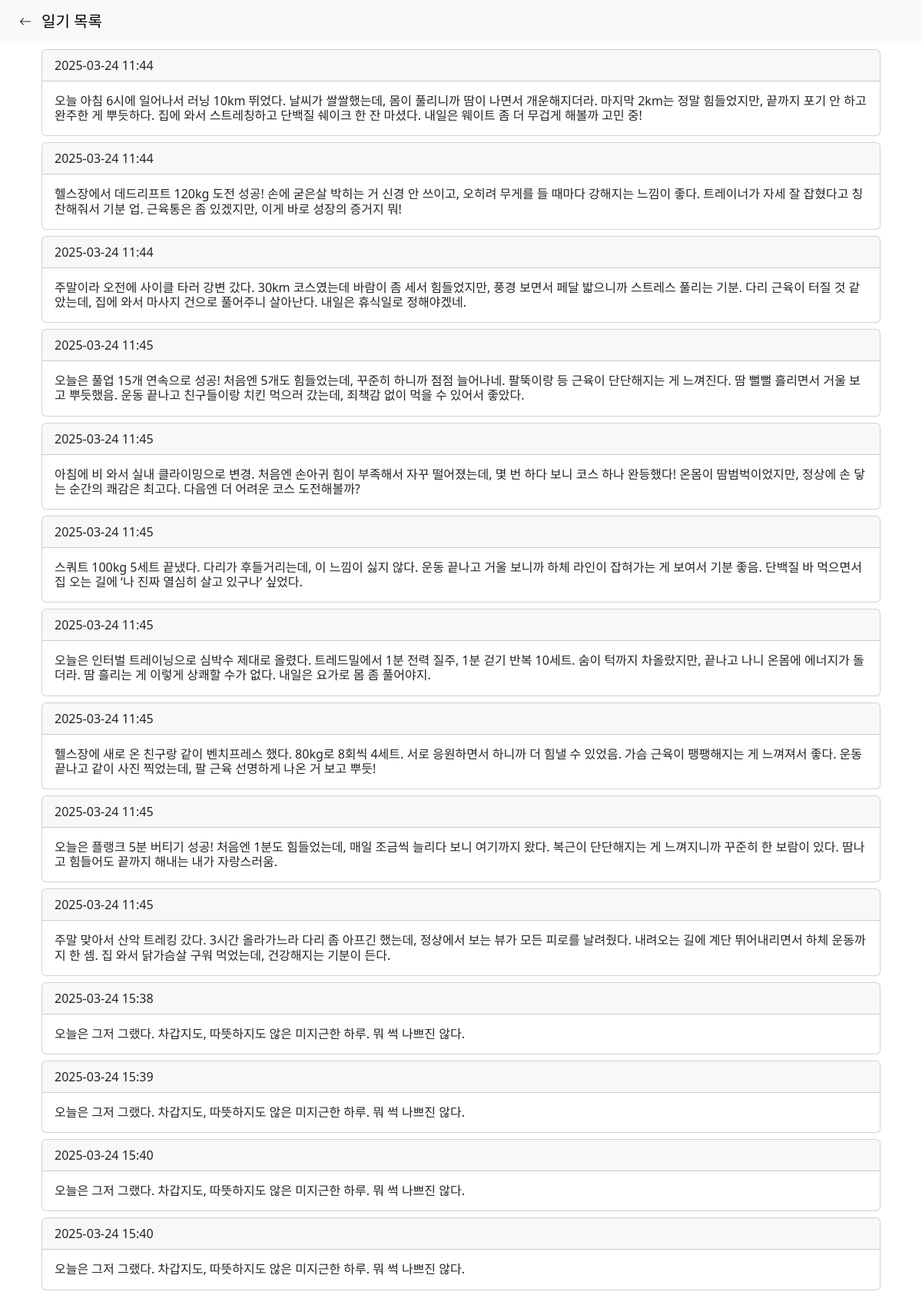
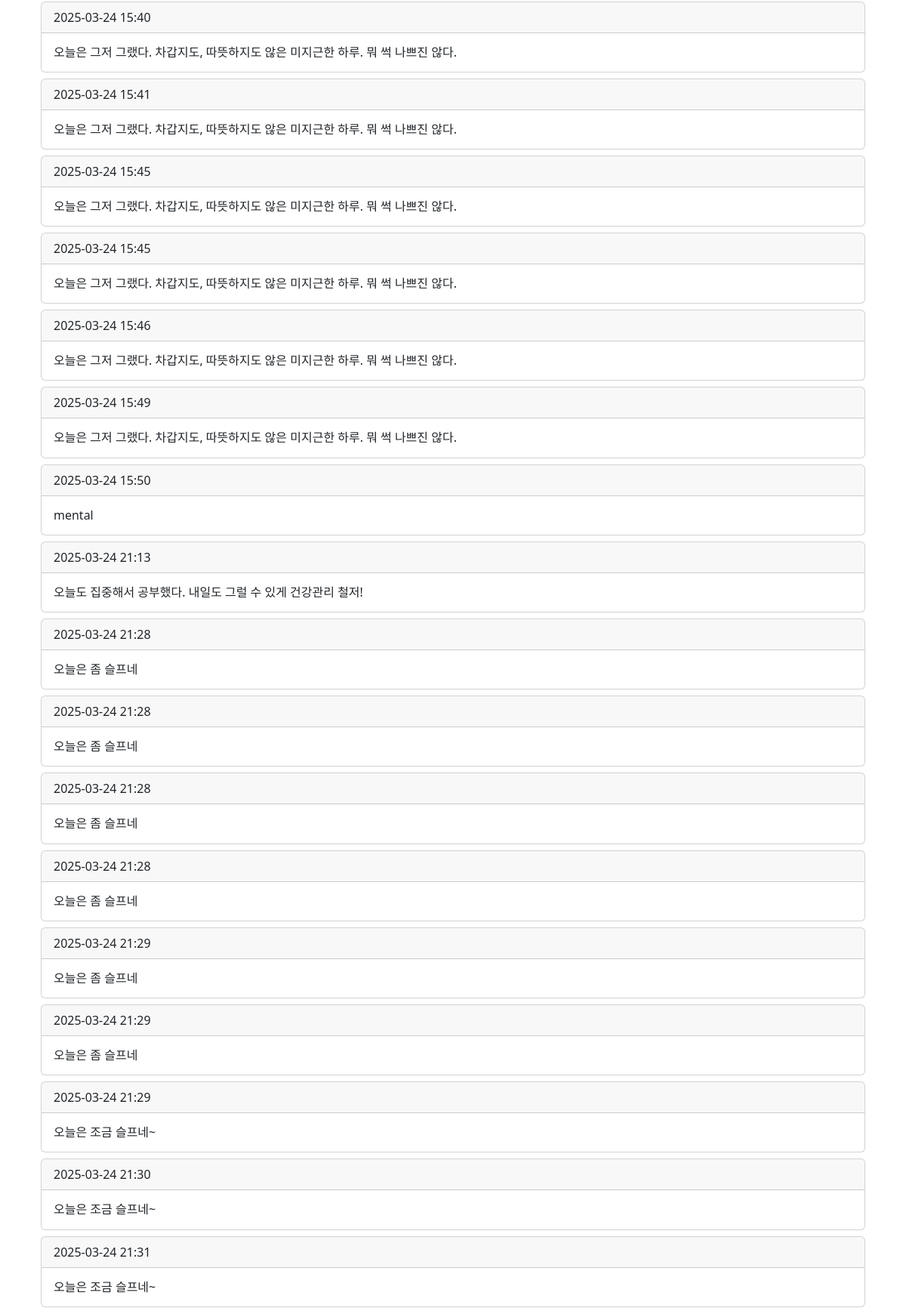
Screenshot of /browse (upper part) with the database file from the repository (2 pictures, top to bottom).
### tables this page shows
CREATE TABLE logs 
              (id INTEGER PRIMARY KEY AUTOINCREMENT,
              user_id INTEGER, 
              user_input TEXT, 
              encouragement TEXT, 
              advice TEXT, 
              physical INTEGER, 
              knowledge INTEGER, 
              mental INTEGER,
              v_index INTEGER,
              timestamp TEXT);

### app.py (the view)
@app.route('/browse', methods=['GET'])
def browse():
    logs = db.get_logs(user_id)
    return render_template('browse.html', logs=logs)

### db.py (called while the page is built)
def get_logs(user_id):
    conn = sqlite3.connect('database.db')
    c = conn.cursor()
    c.execute('''
        SELECT user_input, encouragement, advice, physical, knowledge, mental, timestamp
        FROM logs
        WHERE user_id = ?;
    ''', (int(user_id),))
    result = c.fetchall()
    conn.close()
    return [row for row in result]

### templates/browse.html (shortened to what this page needs)
<!DOCTYPE html>
<html lang="en">
<head>
    <link href="{{url_for('static', filename = 'vendor/bootstrap/css/bootstrap.min.css')}}" rel="stylesheet">
    <link href="{{url_for('static', filename = 'vendor/bootstrap-icons/bootstrap-icons.css')}}" rel="stylesheet">
</head>
<body>
    <nav class="navbar navbar-expand-lg navbar-light bg-light fixed-top">
        <div class="container-fluid">
            <div class="d-flex align-items-center">
                <button class="btn" onclick="location.href='/'">
                    <i class="bi bi-arrow-left"></i>
                </button>
                <a class="navbar-brand" href="#">일기 목록</a>
            </div>
        </div>
    </nav>
    <div class="container p-3 p-md-6" style="margin-top: 40px">
        {% for log in logs %}
        <div class="card m-2" data-bs-toggle="modal" data-bs-target="#cardModal">
            <div class="card-header">{{log[6][:10]}} {{log[6][11:16]}}</div>
            <div class="card-body">
                <h6 class="card-text mx-auto">{{log[0]}}</h6>
            </div>
        </div>
        {% endfor %}
    </div>
</body>
</html>

### rows the page displays
logs: timestamp "2025-03-24", timestamp "11:44", user_input "오늘 아침 6시에 일어나서 러닝 10km 뛰었다. 날씨가 쌀쌀했는데, 몸이 풀리니까 땀이 나면서 개운해지더라. 마지막 2km는 정말 힘들었지만, 끝까지 포기 안 하고 완주한 게 뿌듯하다. 집에 와서 스트레칭하고 단백질 쉐이크 한 잔 마셨다. 내일은 웨이트 좀 더 무겁게 해볼까 고민 중!"
logs: timestamp "2025-03-24", timestamp "11:44", user_input "헬스장에서 데드리프트 120kg 도전 성공! 손에 굳은살 박히는 거 신경 안 쓰이고, 오히려 무게를 들 때마다 강해지는 느낌이 좋다. 트레이너가 자세 잘 잡혔다고 칭찬해줘서 기분 업. 근육통은 좀 있겠지만, 이게 바로 성장의 증거지 뭐!"
logs: timestamp "2025-03-24", timestamp "11:44", user_input "주말이라 오전에 사이클 타러 강변 갔다. 30km 코스였는데 바람이 좀 세서 힘들었지만, 풍경 보면서 페달 밟으니까 스트레스 풀리는 기분. 다리 근육이 터질 것 같았는데, 집에 와서 마사지 건으로 풀어주니 살아난다. 내일은 휴식일로 정해야겠네."
logs: timestamp "2025-03-24", timestamp "11:45", user_input "오늘은 풀업 15개 연속으로 성공! 처음엔 5개도 힘들었는데, 꾸준히 하니까 점점 늘어나네. 팔뚝이랑 등 근육이 단단해지는 게 느껴진다. 땀 뻘뻘 흘리면서 거울 보고 뿌듯했음. 운동 끝나고 친구들이랑 치킨 먹으러 갔는데, 죄책감 없이 먹을 수 있어서 좋았다."
logs: timestamp "2025-03-24", timestamp "11:45", user_input "아침에 비 와서 실내 클라이밍으로 변경. 처음엔 손아귀 힘이 부족해서 자꾸 떨어졌는데, 몇 번 하다 보니 코스 하나 완등했다! 온몸이 땀범벅이었지만, 정상에 손 닿는 순간의 쾌감은 최고다. 다음엔 더 어려운 코스 도전해볼까?"
logs: timestamp "2025-03-24", timestamp "11:45", user_input "스쿼트 100kg 5세트 끝냈다. 다리가 후들거리는데, 이 느낌이 싫지 않다. 운동 끝나고 거울 보니까 하체 라인이 잡혀가는 게 보여서 기분 좋음. 단백질 바 먹으면서 집 오는 길에 ‘나 진짜 열심히 살고 있구나’ 싶었다."
logs: timestamp "2025-03-24", timestamp "11:45", user_input "오늘은 인터벌 트레이닝으로 심박수 제대로 올렸다. 트레드밀에서 1분 전력 질주, 1분 걷기 반복 10세트. 숨이 턱까지 차올랐지만, 끝나고 나니 온몸에 에너지가 돌더라. 땀 흘리는 게 이렇게 상쾌할 수가 없다. 내일은 요가로 몸 좀 풀어야지."
logs: timestamp "2025-03-24", timestamp "11:45", user_input "헬스장에 새로 온 친구랑 같이 벤치프레스 했다. 80kg로 8회씩 4세트. 서로 응원하면서 하니까 더 힘낼 수 있었음. 가슴 근육이 팽팽해지는 게 느껴져서 좋다. 운동 끝나고 같이 사진 찍었는데, 팔 근육 선명하게 나온 거 보고 뿌듯!"
logs: timestamp "2025-03-24", timestamp "11:45", user_input "오늘은 플랭크 5분 버티기 성공! 처음엔 1분도 힘들었는데, 매일 조금씩 늘리다 보니 여기까지 왔다. 복근이 단단해지는 게 느껴지니까 꾸준히 한 보람이 있다. 땀나고 힘들어도 끝까지 해내는 내가 자랑스러움."
logs: timestamp "2025-03-24", timestamp "11:45", user_input "주말 맞아서 산악 트레킹 갔다. 3시간 올라가느라 다리 좀 아프긴 했는데, 정상에서 보는 뷰가 모든 피로를 날려줬다. 내려오는 길에 계단 뛰어내리면서 하체 운동까지 한 셈. 집 와서 닭가슴살 구워 먹었는데, 건강해지는 기분이 든다."
logs: timestamp "2025-03-24", timestamp "15:38", user_input "오늘은 그저 그랬다. 차갑지도, 따뜻하지도 않은 미지근한 하루. 뭐 썩 나쁘진 않다."
logs: timestamp "2025-03-24", timestamp "15:39", user_input "오늘은 그저 그랬다. 차갑지도, 따뜻하지도 않은 미지근한 하루. 뭐 썩 나쁘진 않다."
logs: timestamp "2025-03-24", timestamp "15:40", user_input "오늘은 그저 그랬다. 차갑지도, 따뜻하지도 않은 미지근한 하루. 뭐 썩 나쁘진 않다."
logs: timestamp "2025-03-24", timestamp "15:40", user_input "오늘은 그저 그랬다. 차갑지도, 따뜻하지도 않은 미지근한 하루. 뭐 썩 나쁘진 않다."
logs: timestamp "2025-03-24", timestamp "15:40", user_input "오늘은 그저 그랬다. 차갑지도, 따뜻하지도 않은 미지근한 하루. 뭐 썩 나쁘진 않다."
logs: timestamp "2025-03-24", timestamp "15:41", user_input "오늘은 그저 그랬다. 차갑지도, 따뜻하지도 않은 미지근한 하루. 뭐 썩 나쁘진 않다."
logs: timestamp "2025-03-24", timestamp "15:45", user_input "오늘은 그저 그랬다. 차갑지도, 따뜻하지도 않은 미지근한 하루. 뭐 썩 나쁘진 않다."
logs: timestamp "2025-03-24", timestamp "15:45", user_input "오늘은 그저 그랬다. 차갑지도, 따뜻하지도 않은 미지근한 하루. 뭐 썩 나쁘진 않다."
logs: timestamp "2025-03-24", timestamp "15:46", user_input "오늘은 그저 그랬다. 차갑지도, 따뜻하지도 않은 미지근한 하루. 뭐 썩 나쁘진 않다."
logs: timestamp "2025-03-24", timestamp "15:49", user_input "오늘은 그저 그랬다. 차갑지도, 따뜻하지도 않은 미지근한 하루. 뭐 썩 나쁘진 않다."
logs: timestamp "2025-03-24", timestamp "15:50", user_input "mental"
logs: timestamp "2025-03-24", timestamp "21:13", user_input "오늘도 집중해서 공부했다. 내일도 그럴 수 있게 건강관리 철저!"
logs: timestamp "2025-03-24", timestamp "21:28", user_input "오늘은 좀 슬프네"
logs: timestamp "2025-03-24", timestamp "21:28", user_input "오늘은 좀 슬프네"
logs: timestamp "2025-03-24", timestamp "21:28", user_input "오늘은 좀 슬프네"
logs: timestamp "2025-03-24", timestamp "21:28", user_input "오늘은 좀 슬프네"
logs: timestamp "2025-03-24", timestamp "21:29", user_input "오늘은 좀 슬프네"
logs: timestamp "2025-03-24", timestamp "21:29", user_input "오늘은 좀 슬프네"
logs: timestamp "2025-03-24", timestamp "21:29", user_input "오늘은 조금 슬프네~"
logs: timestamp "2025-03-24", timestamp "21:30", user_input "오늘은 조금 슬프네~"
logs: timestamp "2025-03-24", timestamp "21:31", user_input "오늘은 조금 슬프네~"
